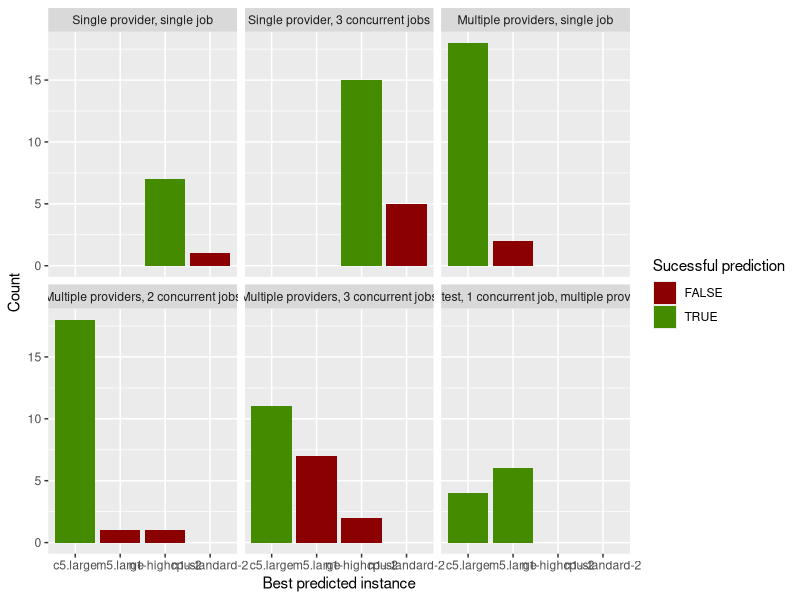
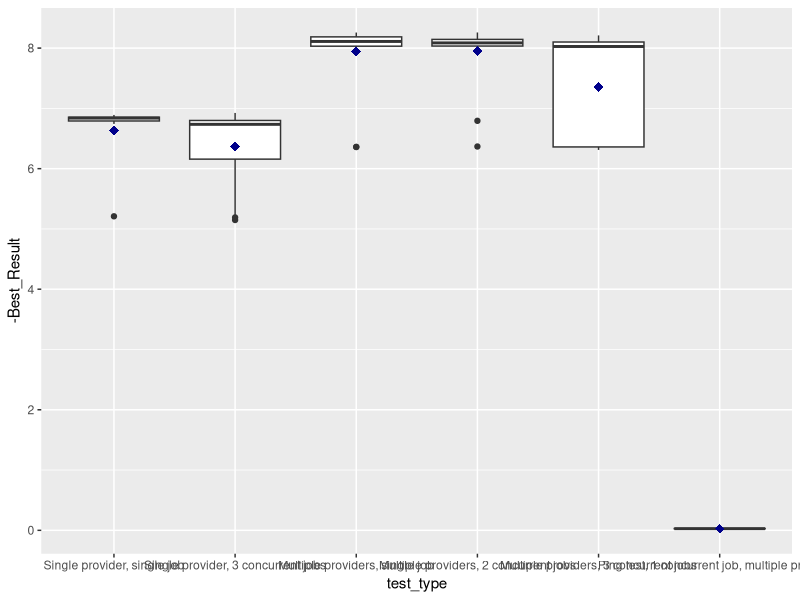

Reproduce these figures in R, in order. (Note: this script raises an error after producing the figures.)
exps <- read.csv("exps_results.csv")

exps$single_concurrent <- exps$Concurrent_Jobs == 1

exps$success <- ifelse(exps$Multiple_Providers == "True", exps$Best_instance=="c5.large", exps$Best_instance=="n1-highcpu-2")
exps$success <- ifelse(exps$Deployer == "ping_testserver", (exps$Best_instance == "c5.large" | exps$Best_instance == "m5.large"), exps$success)
# Getting test type:
test_types <- vector(mode="character", length=nrow(exps))
for (i in 1:nrow(exps)) {
  if (exps$Deployer[i] == "ping_testserver") {
    test_types[i] <- "Ping test, 1 concurrent job, multiple providers"
  }
  else if (exps$Concurrent_Jobs[i] == 2) {
    test_types[i] <- "Multiple providers, 2 concurrent jobs"
  } else {
    if (exps$Multiple_Providers[i] == "True") {
      if (exps$single_concurrent[i]) {
        test_types[i] <- "Multiple providers, single job"
      } else {
        test_types[i] <- "Multiple providers, 3 concurrent jobs"
      }
    } else {
      if (exps$single_concurrent[i]) {
        test_types[i] <- "Single provider, single job"
      } else {
        test_types[i] <- "Single provider, 3 concurrent jobs"
      }
    }
  }
}

# SHOULD ALSO DO TIME TAKEN USING THE TIMESTAMPS!!!

exps$test_type <- factor(test_types, levels=c("Single provider, single job",
                          "Single provider, 3 concurrent jobs",
                          "Multiple providers, single job",
                          "Multiple providers, 2 concurrent jobs",
                          "Multiple providers, 3 concurrent jobs",
                          "Ping test, 1 concurrent job, multiple providers"))

best_result_mean <- mean(exps$Best_Result[exps$Best_instance == "c5.large" & exps$Deployer == "vbench"])
best_result_mean.google <- mean(exps$Best_Result[exps$Best_instance=="n1-highcpu-2" & exps$Deployer == "vbench"])
best_result_mean.curltest <- mean(exps$Best_Result[exps$Deployer == "ping_testserver"])

exps$Best_Result_Relative <- ifelse(exps$Multiple_Providers == "True",
                                      exps$Best_Result/best_result_mean,
                                      exps$Best_Result/best_result_mean.google)
exps$Best_Result_Relative <- ifelse(exps$Deployer == "ping_testserver",
                                      exps$Best_Result/best_result_mean.curltest,
                                      exps$Best_Result_Relative)


library(dplyr)
library(ggplot2)
ggplot(exps, aes(Best_instance)) +
  geom_bar(aes(fill=success)) + 
  scale_fill_manual(values=c("red4", "chartreuse4")) +
  labs(fill="Sucessful prediction", x="Best predicted instance", y="Count") +
  facet_wrap(~test_type)

ggplot(exps, aes(test_type, -Best_Result, group=test_type)) +
  geom_boxplot() +
  stat_summary(fun.y=mean, colour="darkblue", geom="point", 
               shape=18, size=3)

results.plot <- ggplot(exps, aes(test_type, Best_Result_Relative, group=test_type, fill=test_type)) +
  geom_boxplot() +
  stat_summary(fun.y=mean, colour="darkblue", geom="point", 
               shape=18, size=3) +
  theme(axis.title.x = element_blank(), axis.text.x = element_blank()) +
  labs(y = "Best returned result as a proportion \nof mean from potential best machine", fill = "Test Type",
       title = "Boxplots of best values returned \nfor different Bayesian Optimization searches")

time.plot <- ggplot(exps, aes(test_type, Time, group=test_type, fill=test_type)) +
  geom_boxplot() +
  stat_summary(fun.y=mean, colour="darkblue", geom="point", 
               shape=18, size=3) +
  coord_cartesian(ylim=c(0, 2000)) +
  theme(axis.title.x = element_blank(), axis.text.x = element_blank()) +
  labs(y = "Time in seconds between \nstart of first and last job", fill = "Test Type",
       title = "Boxplots of time taken for different \nBayesian Optimization searches")
# One outlier removed where time was > 4000 for 3 concurrent jobs

exps$cost_scale = scale(exps$Cost, 0)

cost.plot <- ggplot(exps, aes(test_type, cost_scale, group=test_type, fill=test_type)) +
  geom_boxplot() +
  stat_summary(fun.y=mean, colour="darkblue", geom="point", 
               shape=18, size=3) +
  theme(axis.title.x = element_blank(), axis.text.x = element_blank()) +
  labs(y = "Relative estimated search cost", fill = "Test Type",
       title = "Boxplots of relative search cost for \ndifferent Bayesian Optimization searches")

exps.summ <- exps %>% group_by(test_type) %>% summarise(mean_rel_result = mean(Best_Result_Relative),
                                                        sd_rel_result = sd(Best_Result_Relative),
                                                        n_samples = n(),
                                                        ci95 = qt(0.975,df=n_samples-1)*sd_rel_result/sqrt(n_samples))

library(ggpubr)
ggarrange(results.plot + rremove("legend"),
          time.plot + rremove("legend"),
          cost.plot +rremove("legend"),
          cowplot::get_legend(results.plot),
          labels=c('A', 'B', 'C'))


val.mod <- lm(Best_Result_Relative ~ test_type, exps)
TukeyHSD(aov(val.mod))
time.mod <- lm(Time ~ test_type, exps)
TukeyHSD(aov(time.mod))
cost.mod <- lm(cost_scale ~ test_type, exps)
TukeyHSD(aov(cost.mod))


vbench <- exps[exps$Deployer=="vbench",]
curl_test <- exps[exps$Deployer=="ping_testserver",]


ggplot(exps.summ, aes(test_type, mean_rel_result)) +
  geom_col() +
  geom_errorbar(aes(ymin=mean_rel_result-ci95, ymax=mean_rel_result+ci95))

library(ggplot2)
library(ggrepel)
job_path <- read.csv("spearmint_exps/0/job_path.csv")

normal.plot <- ggplot(job_path, aes(vCPUs, Value, group=1)) +
  geom_point(aes(shape=Category, color=Provider), size=4) +
  geom_label_repel(aes(label=Job_number), box.padding=0.25, hjust=-2, vjust=2) +
  geom_segment(aes(xend=c(tail(vCPUs, n=-1), NA), yend=c(tail(Value, n=-1), NA)), color="purple", 
               arrow=arrow(angle=20, length=unit(0.4, "cm"))) +
  labs(title="Path of a successful Bayesian Optimization search, 3 concurrent jobs") +
  ylim(c(-8.3, -1))

job_path.fail <- read.csv("spearmint_exps/1/job_path.csv")

fail.plot <- ggplot(job_path.fail, aes(vCPUs, Value, group=1)) +
  geom_point(aes(shape=Category, color=Provider), size=4) +
  geom_label_repel(aes(label=Job_number), box.padding=0.25, hjust=-2, vjust=2) +
  geom_segment(aes(xend=c(tail(vCPUs, n=-1), NA), yend=c(tail(Value, n=-1), NA)), color="purple", 
               arrow=arrow(angle=20, length=unit(0.4, "cm"))) +
  labs(title="Path of an incorrect Bayesian Optimization search, 3 concurrent jobs") +
  ylim(c(-8.3, -1))

job_path.single <- read.csv("spearmint_exps/40/job_path.csv")

sing.job.plot <- ggplot(job_path.single, aes(vCPUs, Value, group=1)) +
  geom_point(aes(shape=Category, color=Provider), size=4) +
  geom_label_repel(aes(label=Job_number), box.padding=0.25, hjust=-2, vjust=2) +
  geom_segment(aes(xend=c(tail(vCPUs, n=-1), NA), yend=c(tail(Value, n=-1), NA)), color="purple", 
               arrow=arrow(angle=20, length=unit(0.4, "cm"))) +
  labs(title="Path of a successful Bayesian Optimization search, 1 concurrent job") +
  ylim(c(-8.3, -1))

sing.job.plot


job_path.single.fail <- read.csv("spearmint_exps/43/job_path.csv")

sing.job.plot.fail <- ggplot(job_path.single.fail, aes(vCPUs, Value, group=1)) +
  geom_point(aes(shape=Category, color=Provider), size=4) +
  geom_label_repel(aes(label=Job_number), box.padding=0.25, hjust=-2, vjust=2) +
  geom_segment(aes(xend=c(tail(vCPUs, n=-1), NA), yend=c(tail(Value, n=-1), NA)), color="purple", 
               arrow=arrow(angle=20, length=unit(0.4, "cm"))) +
  labs(title="Path of an incorrect Bayesian Optimization search, 1 concurrent job") +
  ylim(c(-8.3, -1))

library(ggpubr)
ggarrange(normal.plot + rremove("legend"),
          fail.plot + rremove("legend"),
          sing.job.plot +rremove("legend"),
          sing.job.plot.fail,
          labels=c('A', 'B', 'C', "D"))
